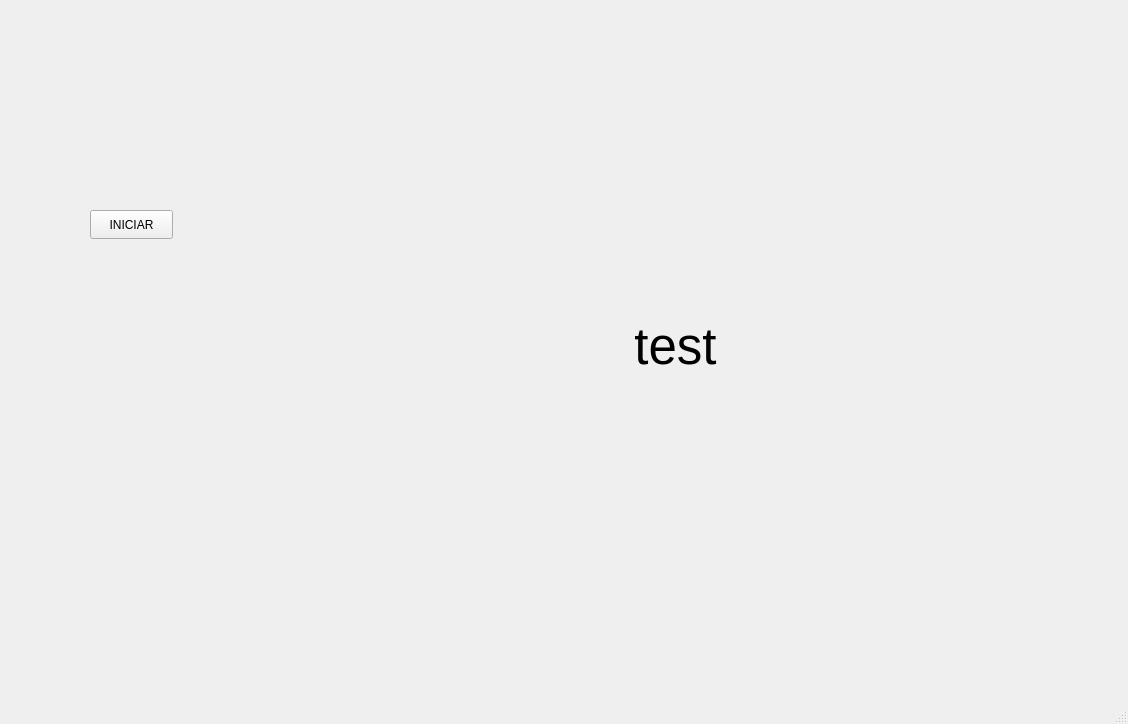
<?xml version="1.0" encoding="UTF-8"?>
<ui version="4.0">
 <class>MainWindow</class>
 <widget class="QMainWindow" name="MainWindow">
  <property name="geometry">
   <rect>
    <x>0</x>
    <y>0</y>
    <width>1128</width>
    <height>724</height>
   </rect>
  </property>
  <property name="windowTitle">
   <string>MainWindow</string>
  </property>
  <widget class="QWidget" name="centralwidget">
   <widget class="QLabel" name="lblImagen">
    <property name="geometry">
     <rect>
      <x>280</x>
      <y>190</y>
      <width>791</width>
      <height>311</height>
     </rect>
    </property>
    <property name="font">
     <font>
      <pointsize>38</pointsize>
     </font>
    </property>
    <property name="text">
     <string>test</string>
    </property>
    <property name="alignment">
     <set>Qt::AlignCenter</set>
    </property>
   </widget>
   <widget class="QPushButton" name="btnIniciar">
    <property name="geometry">
     <rect>
      <x>90</x>
      <y>210</y>
      <width>83</width>
      <height>29</height>
     </rect>
    </property>
    <property name="text">
     <string>INICIAR</string>
    </property>
   </widget>
   <widget class="QLabel" name="label_10">
    <property name="geometry">
     <rect>
      <x>970</x>
      <y>10</y>
      <width>141</width>
      <height>51</height>
     </rect>
    </property>
    <property name="text">
     <string/>
    </property>
    <property name="pixmap">
     <pixmap resource="../Imagenes/resources.qrc">:/Logos/LogoFIT.jpg</pixmap>
    </property>
    <property name="scaledContents">
     <bool>true</bool>
    </property>
   </widget>
   <widget class="QLabel" name="label_12">
    <property name="geometry">
     <rect>
      <x>980</x>
      <y>610</y>
      <width>141</width>
      <height>51</height>
     </rect>
    </property>
    <property name="text">
     <string/>
    </property>
    <property name="pixmap">
     <pixmap resource="../Imagenes/resources.qrc">:/Logos/RhineLab.jpg</pixmap>
    </property>
    <property name="scaledContents">
     <bool>true</bool>
    </property>
   </widget>
   <widget class="QLabel" name="label_11">
    <property name="geometry">
     <rect>
      <x>10</x>
      <y>10</y>
      <width>111</width>
      <height>61</height>
     </rect>
    </property>
    <property name="text">
     <string/>
    </property>
    <property name="pixmap">
     <pixmap resource="../Imagenes/resources.qrc">:/Logos/LogoUAT.png</pixmap>
    </property>
    <property name="scaledContents">
     <bool>true</bool>
    </property>
   </widget>
  </widget>
  <widget class="QMenuBar" name="menubar">
   <property name="geometry">
    <rect>
     <x>0</x>
     <y>0</y>
     <width>1128</width>
     <height>26</height>
    </rect>
   </property>
  </widget>
  <widget class="QStatusBar" name="statusbar"/>
 </widget>
 <resources>
  <include location="Resource.qrc"/>
  <include location="../Imagenes/resources.qrc"/>
 </resources>
 <connections/>
</ui>
